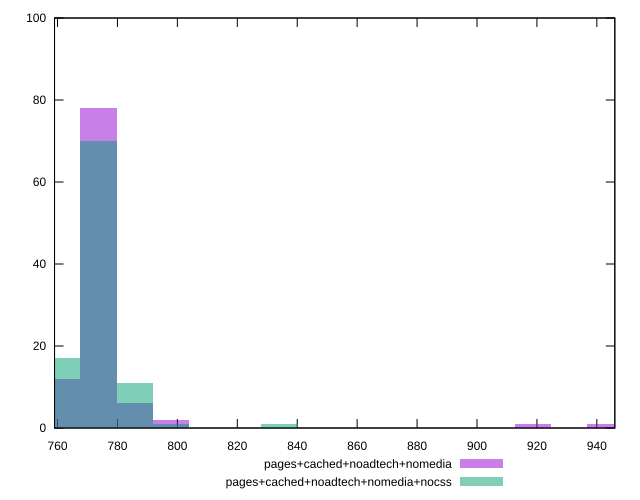

This chart was generated by the following gnuplot code:
reset

$pagesCachedNoadtechNomedia <<EOF
773.6447616148648 78
761.5565622146325 12
785.7329610150971 6
797.8211604153294 2
942.8795532181165 1
918.703154417652 1
EOF

$pagesCachedNoadtechNomediaNocss <<EOF
761.5565622146325 17
773.6447616148648 70
785.7329610150971 11
797.8211604153294 1
834.0857586160262 1
EOF

set key outside below
set boxwidth 12.088199400232263
set xrange [759:946]
set yrange [0:100]
set trange [0:100]
set style fill transparent solid 0.5 noborder
set terminal svg size 640, 500 enhanced background rgb 'white'
set output "report_00021_2021-02-20T09:16:39.615Z/uses-rel-preload/comparison/histogram/3_vs_4.svg"

plot $pagesCachedNoadtechNomedia title "pages+cached+noadtech+nomedia" with boxes, \
     $pagesCachedNoadtechNomediaNocss title "pages+cached+noadtech+nomedia+nocss" with boxes

reset
